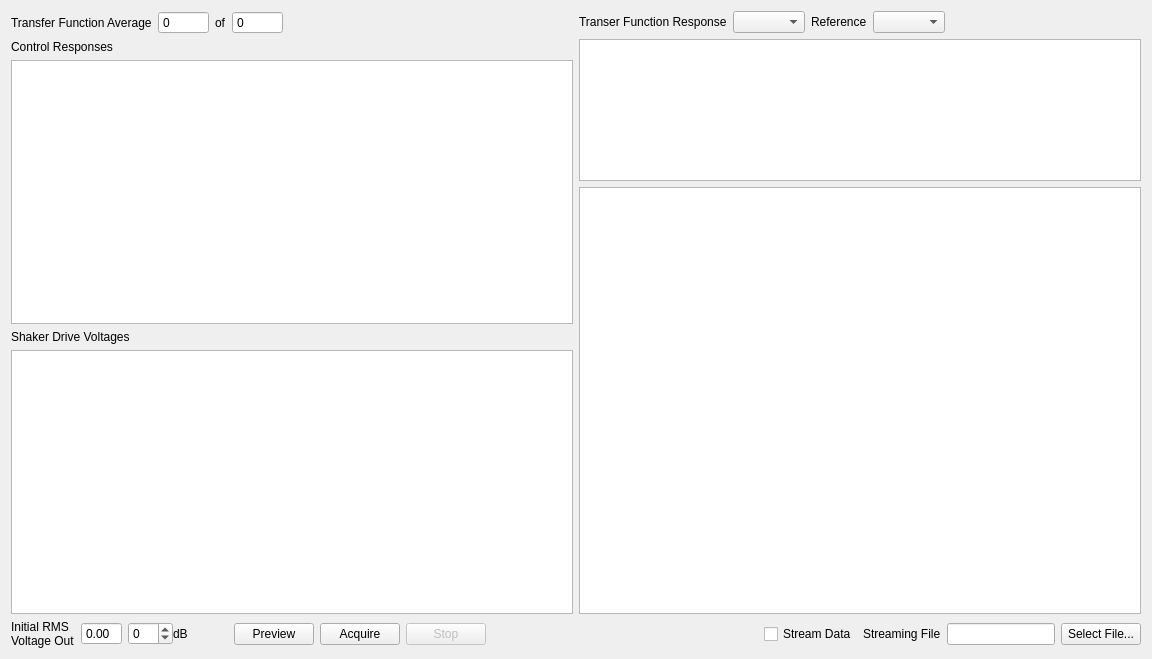
<?xml version="1.0" encoding="UTF-8"?>
<ui version="4.0">
 <class>Form</class>
 <widget class="QWidget" name="Form">
  <property name="geometry">
   <rect>
    <x>0</x>
    <y>0</y>
    <width>1152</width>
    <height>659</height>
   </rect>
  </property>
  <property name="windowTitle">
   <string>Form</string>
  </property>
  <layout class="QVBoxLayout" name="verticalLayout">
   <item>
    <layout class="QHBoxLayout" name="system_id_display_layout">
     <item>
      <layout class="QVBoxLayout" name="system_id_timedata_display_layout">
       <item>
        <layout class="QHBoxLayout" name="system_id_timedata_information_layout">
         <item>
          <widget class="QLabel" name="transfer_function_average_number_label">
           <property name="text">
            <string>Transfer Function Average</string>
           </property>
          </widget>
         </item>
         <item>
          <widget class="QSpinBox" name="system_id_current_average_display">
           <property name="readOnly">
            <bool>true</bool>
           </property>
           <property name="buttonSymbols">
            <enum>QAbstractSpinBox::NoButtons</enum>
           </property>
           <property name="maximum">
            <number>100000</number>
           </property>
          </widget>
         </item>
         <item>
          <widget class="QLabel" name="transfer_function_of_label">
           <property name="text">
            <string>of</string>
           </property>
          </widget>
         </item>
         <item>
          <widget class="QSpinBox" name="system_id_num_averages_display">
           <property name="readOnly">
            <bool>true</bool>
           </property>
           <property name="buttonSymbols">
            <enum>QAbstractSpinBox::NoButtons</enum>
           </property>
           <property name="maximum">
            <number>100000</number>
           </property>
          </widget>
         </item>
         <item>
          <spacer name="system_id_timedata_information_spacer">
           <property name="orientation">
            <enum>Qt::Horizontal</enum>
           </property>
           <property name="sizeHint" stdset="0">
            <size>
             <width>40</width>
             <height>20</height>
            </size>
           </property>
          </spacer>
         </item>
        </layout>
       </item>
       <item>
        <widget class="QLabel" name="label">
         <property name="text">
          <string>Control Responses</string>
         </property>
        </widget>
       </item>
       <item>
        <widget class="PlotWidget" name="response_timehistory_plot"/>
       </item>
       <item>
        <widget class="QLabel" name="label_2">
         <property name="text">
          <string>Shaker Drive Voltages</string>
         </property>
        </widget>
       </item>
       <item>
        <widget class="PlotWidget" name="drive_timehistory_plot"/>
       </item>
      </layout>
     </item>
     <item>
      <layout class="QVBoxLayout" name="system_id_transfer_function_display_layout">
       <item>
        <layout class="QHBoxLayout" name="system_id_transfer_function_selector_layout">
         <item>
          <widget class="QLabel" name="transfer_function_response_label">
           <property name="text">
            <string>Transer Function Response</string>
           </property>
          </widget>
         </item>
         <item>
          <widget class="QComboBox" name="transfer_function_response_selector"/>
         </item>
         <item>
          <widget class="QLabel" name="transfer_function_reference_label">
           <property name="text">
            <string>Reference</string>
           </property>
          </widget>
         </item>
         <item>
          <widget class="QComboBox" name="transfer_function_reference_selector"/>
         </item>
         <item>
          <spacer name="system_id_transfer_function_selector_spacer">
           <property name="orientation">
            <enum>Qt::Horizontal</enum>
           </property>
           <property name="sizeHint" stdset="0">
            <size>
             <width>40</width>
             <height>20</height>
            </size>
           </property>
          </spacer>
         </item>
        </layout>
       </item>
       <item>
        <widget class="PlotWidget" name="transfer_function_phase_plot">
         <property name="sizePolicy">
          <sizepolicy hsizetype="Expanding" vsizetype="Expanding">
           <horstretch>0</horstretch>
           <verstretch>1</verstretch>
          </sizepolicy>
         </property>
        </widget>
       </item>
       <item>
        <widget class="PlotWidget" name="transfer_function_amplitude_plot">
         <property name="sizePolicy">
          <sizepolicy hsizetype="Expanding" vsizetype="Expanding">
           <horstretch>0</horstretch>
           <verstretch>3</verstretch>
          </sizepolicy>
         </property>
        </widget>
       </item>
      </layout>
     </item>
    </layout>
   </item>
   <item>
    <layout class="QHBoxLayout" name="transfer_function_control_layout">
     <item>
      <widget class="QLabel" name="voltage_out_label">
       <property name="text">
        <string>Initial RMS
Voltage Out</string>
       </property>
      </widget>
     </item>
     <item>
      <widget class="QDoubleSpinBox" name="voltage_display">
       <property name="readOnly">
        <bool>true</bool>
       </property>
       <property name="buttonSymbols">
        <enum>QAbstractSpinBox::NoButtons</enum>
       </property>
      </widget>
     </item>
     <item>
      <layout class="QHBoxLayout" name="db_layout">
       <property name="spacing">
        <number>0</number>
       </property>
       <item>
        <widget class="QSpinBox" name="voltage_scale_factor_selector">
         <property name="keyboardTracking">
          <bool>false</bool>
         </property>
         <property name="minimum">
          <number>-60</number>
         </property>
         <property name="maximum">
          <number>18</number>
         </property>
        </widget>
       </item>
       <item>
        <widget class="QLabel" name="voltage_scale_factor_label">
         <property name="text">
          <string>dB</string>
         </property>
        </widget>
       </item>
      </layout>
     </item>
     <item>
      <spacer name="transfer_function_control_spacer_1">
       <property name="orientation">
        <enum>Qt::Horizontal</enum>
       </property>
       <property name="sizeType">
        <enum>QSizePolicy::Fixed</enum>
       </property>
       <property name="sizeHint" stdset="0">
        <size>
         <width>40</width>
         <height>20</height>
        </size>
       </property>
      </spacer>
     </item>
     <item>
      <widget class="QPushButton" name="preview_transfer_function_button">
       <property name="text">
        <string>Preview</string>
       </property>
      </widget>
     </item>
     <item>
      <widget class="QPushButton" name="acquire_transfer_function_button">
       <property name="text">
        <string>Acquire</string>
       </property>
      </widget>
     </item>
     <item>
      <widget class="QPushButton" name="stop_transfer_function_button">
       <property name="enabled">
        <bool>false</bool>
       </property>
       <property name="text">
        <string>Stop</string>
       </property>
      </widget>
     </item>
     <item>
      <spacer name="transfer_function_control_spacer_2">
       <property name="orientation">
        <enum>Qt::Horizontal</enum>
       </property>
       <property name="sizeHint" stdset="0">
        <size>
         <width>40</width>
         <height>20</height>
        </size>
       </property>
      </spacer>
     </item>
     <item>
      <layout class="QHBoxLayout" name="stream_tf_data_layout">
       <item>
        <widget class="QCheckBox" name="stream_transfer_function_data_checkbox">
         <property name="text">
          <string>Stream Data</string>
         </property>
        </widget>
       </item>
       <item>
        <widget class="QLabel" name="transfer_function_stream_file_label">
         <property name="text">
          <string>Streaming File</string>
         </property>
        </widget>
       </item>
       <item>
        <widget class="QLineEdit" name="transfer_function_stream_file_display">
         <property name="readOnly">
          <bool>true</bool>
         </property>
        </widget>
       </item>
       <item>
        <widget class="QPushButton" name="select_transfer_function_stream_file_button">
         <property name="text">
          <string>Select File...</string>
         </property>
        </widget>
       </item>
      </layout>
     </item>
    </layout>
   </item>
  </layout>
 </widget>
 <customwidgets>
  <customwidget>
   <class>PlotWidget</class>
   <extends>QGraphicsView</extends>
   <header location="global">pyqtgraph</header>
  </customwidget>
 </customwidgets>
 <resources/>
 <connections/>
</ui>
